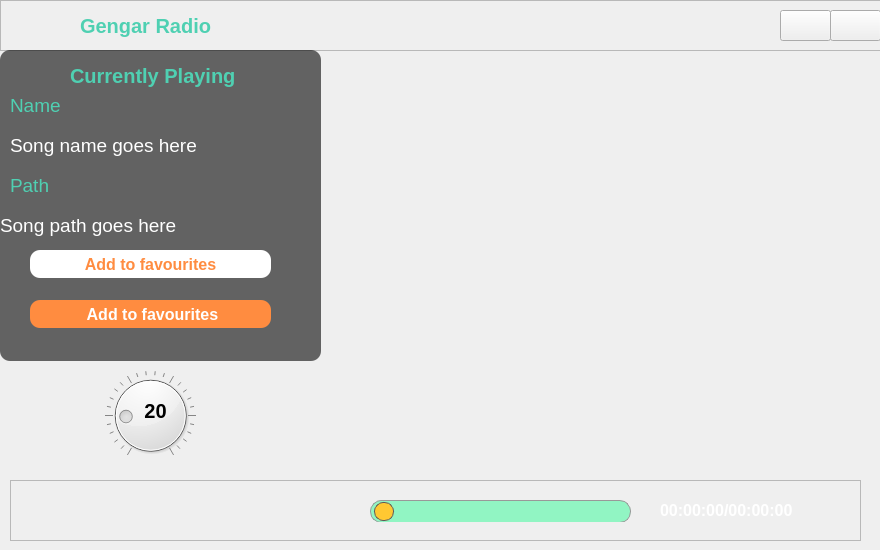
<?xml version="1.0" encoding="UTF-8"?>
<ui version="4.0">
 <class>MusicApp</class>
 <widget class="QMainWindow" name="MusicApp">
  <property name="geometry">
   <rect>
    <x>0</x>
    <y>0</y>
    <width>880</width>
    <height>550</height>
   </rect>
  </property>
  <property name="minimumSize">
   <size>
    <width>880</width>
    <height>550</height>
   </size>
  </property>
  <property name="maximumSize">
   <size>
    <width>880</width>
    <height>550</height>
   </size>
  </property>
  <property name="windowTitle">
   <string>Advanced Music Player</string>
  </property>
  <widget class="QWidget" name="centralwidget">
   <widget class="QLabel" name="background_image">
    <property name="geometry">
     <rect>
      <x>10</x>
      <y>10</y>
      <width>880</width>
      <height>550</height>
     </rect>
    </property>
    <property name="minimumSize">
     <size>
      <width>880</width>
      <height>550</height>
     </size>
    </property>
    <property name="maximumSize">
     <size>
      <width>880</width>
      <height>550</height>
     </size>
    </property>
    <property name="text">
     <string/>
    </property>
    <property name="pixmap">
     <pixmap>utils/bg_imgs/bg_0002_11.jpg</pixmap>
    </property>
    <property name="scaledContents">
     <bool>true</bool>
    </property>
   </widget>
   <widget class="QLabel" name="bg_overlay">
    <property name="geometry">
     <rect>
      <x>0</x>
      <y>0</y>
      <width>881</width>
      <height>551</height>
     </rect>
    </property>
    <property name="text">
     <string/>
    </property>
    <property name="pixmap">
     <pixmap>utils/bg_imgs/bg_overlay.png</pixmap>
    </property>
    <property name="scaledContents">
     <bool>true</bool>
    </property>
   </widget>
   <widget class="QFrame" name="title_frame">
    <property name="geometry">
     <rect>
      <x>0</x>
      <y>0</y>
      <width>881</width>
      <height>51</height>
     </rect>
    </property>
    <property name="frameShape">
     <enum>QFrame::StyledPanel</enum>
    </property>
    <property name="frameShadow">
     <enum>QFrame::Raised</enum>
    </property>
    <widget class="QLabel" name="label">
     <property name="geometry">
      <rect>
       <x>0</x>
       <y>0</y>
       <width>51</width>
       <height>41</height>
      </rect>
     </property>
     <property name="text">
      <string/>
     </property>
     <property name="pixmap">
      <pixmap>utils/images/app_icon.png</pixmap>
     </property>
    </widget>
    <widget class="QLabel" name="label_2">
     <property name="geometry">
      <rect>
       <x>80</x>
       <y>10</y>
       <width>181</width>
       <height>31</height>
      </rect>
     </property>
     <property name="font">
      <font>
       <pointsize>15</pointsize>
       <weight>75</weight>
       <bold>true</bold>
      </font>
     </property>
     <property name="styleSheet">
      <string notr="true">color: rgb(79, 208,178);</string>
     </property>
     <property name="text">
      <string>Gengar Radio</string>
     </property>
    </widget>
    <widget class="QPushButton" name="minimize_btn">
     <property name="geometry">
      <rect>
       <x>780</x>
       <y>10</y>
       <width>51</width>
       <height>31</height>
      </rect>
     </property>
     <property name="styleSheet">
      <string notr="true">QPushButton{
background-color: rgba(255, 255, 255, 0);
border-radius: 10px;
}

QPushButton:hover{
background-color: rgba(255, 255, 255, 130);
}

QPushButton:pressed{
background-color: rgba(255, 255, 255, 0);
border-style: inset;
};</string>
     </property>
     <property name="text">
      <string/>
     </property>
     <property name="icon">
      <iconset resource="res_1.qrc">
       <normaloff>:/img/utils/images/min.png</normaloff>:/img/utils/images/min.png</iconset>
     </property>
     <property name="iconSize">
      <size>
       <width>24</width>
       <height>24</height>
      </size>
     </property>
    </widget>
    <widget class="QPushButton" name="close_btn">
     <property name="geometry">
      <rect>
       <x>830</x>
       <y>10</y>
       <width>51</width>
       <height>31</height>
      </rect>
     </property>
     <property name="styleSheet">
      <string notr="true">QPushButton{
background-color: rgba(255, 255, 255, 0);
border-radius: 10px;
}

QPushButton:hover{
background-color: rgba(255, 20, 12, 200);
}

QPushButton:pressed{
background-color: rgba(255, 20, 12, 200);
border-style: inset;
};</string>
     </property>
     <property name="text">
      <string/>
     </property>
     <property name="icon">
      <iconset resource="res_1.qrc">
       <normaloff>:/img/utils/images/quit.png</normaloff>:/img/utils/images/quit.png</iconset>
     </property>
     <property name="iconSize">
      <size>
       <width>24</width>
       <height>24</height>
      </size>
     </property>
    </widget>
   </widget>
   <widget class="QFrame" name="frame_2">
    <property name="geometry">
     <rect>
      <x>0</x>
      <y>50</y>
      <width>321</width>
      <height>311</height>
     </rect>
    </property>
    <property name="styleSheet">
     <string notr="true">background-color: rgba(0, 0, 0, 150);
border-radius: 10px;</string>
    </property>
    <property name="frameShape">
     <enum>QFrame::StyledPanel</enum>
    </property>
    <property name="frameShadow">
     <enum>QFrame::Raised</enum>
    </property>
    <widget class="QLabel" name="label_3">
     <property name="geometry">
      <rect>
       <x>10</x>
       <y>10</y>
       <width>41</width>
       <height>21</height>
      </rect>
     </property>
     <property name="styleSheet">
      <string notr="true">background-color: rgba(255, 255, 255, 0);</string>
     </property>
     <property name="text">
      <string/>
     </property>
     <property name="pixmap">
      <pixmap resource="res_1.qrc">:/img/utils/images/current-music.png</pixmap>
     </property>
     <property name="scaledContents">
      <bool>true</bool>
     </property>
    </widget>
    <widget class="QLabel" name="label_4">
     <property name="geometry">
      <rect>
       <x>70</x>
       <y>10</y>
       <width>231</width>
       <height>31</height>
      </rect>
     </property>
     <property name="font">
      <font>
       <pointsize>15</pointsize>
       <weight>75</weight>
       <bold>true</bold>
      </font>
     </property>
     <property name="styleSheet">
      <string notr="true">background-color: rgba(255, 255, 255, 0);

color: rgb(79, 208,178);</string>
     </property>
     <property name="text">
      <string>Currently Playing</string>
     </property>
    </widget>
    <widget class="QLabel" name="label_5">
     <property name="geometry">
      <rect>
       <x>10</x>
       <y>40</y>
       <width>81</width>
       <height>31</height>
      </rect>
     </property>
     <property name="font">
      <font>
       <pointsize>14</pointsize>
       <weight>50</weight>
       <bold>false</bold>
      </font>
     </property>
     <property name="styleSheet">
      <string notr="true">background-color: rgba(255, 255, 255, 0);

color: rgb(79, 208,178);</string>
     </property>
     <property name="text">
      <string>Name</string>
     </property>
    </widget>
    <widget class="QLabel" name="current_song_name">
     <property name="geometry">
      <rect>
       <x>10</x>
       <y>80</y>
       <width>231</width>
       <height>31</height>
      </rect>
     </property>
     <property name="font">
      <font>
       <pointsize>14</pointsize>
       <weight>50</weight>
       <bold>false</bold>
      </font>
     </property>
     <property name="styleSheet">
      <string notr="true">background-color: rgba(255, 255, 255, 0);

color: rgb(255, 255, 255);</string>
     </property>
     <property name="text">
      <string>Song name goes here</string>
     </property>
    </widget>
    <widget class="QLabel" name="current_song_path">
     <property name="geometry">
      <rect>
       <x>0</x>
       <y>160</y>
       <width>231</width>
       <height>31</height>
      </rect>
     </property>
     <property name="font">
      <font>
       <pointsize>14</pointsize>
       <weight>50</weight>
       <bold>false</bold>
      </font>
     </property>
     <property name="styleSheet">
      <string notr="true">background-color: rgba(255, 255, 255, 0);

color: rgb(255, 255, 255);</string>
     </property>
     <property name="text">
      <string>Song path goes here</string>
     </property>
    </widget>
    <widget class="QLabel" name="label_6">
     <property name="geometry">
      <rect>
       <x>10</x>
       <y>120</y>
       <width>81</width>
       <height>31</height>
      </rect>
     </property>
     <property name="font">
      <font>
       <pointsize>14</pointsize>
       <weight>50</weight>
       <bold>false</bold>
      </font>
     </property>
     <property name="styleSheet">
      <string notr="true">background-color: rgba(255, 255, 255, 0);

color: rgb(79, 208,178);</string>
     </property>
     <property name="text">
      <string>Path</string>
     </property>
    </widget>
    <widget class="QPushButton" name="add_to_fav_btn">
     <property name="geometry">
      <rect>
       <x>30</x>
       <y>200</y>
       <width>241</width>
       <height>28</height>
      </rect>
     </property>
     <property name="font">
      <font>
       <pointsize>12</pointsize>
       <weight>75</weight>
       <bold>true</bold>
      </font>
     </property>
     <property name="styleSheet">
      <string notr="true">color: rgb(255, 140, 64);
background-color: rgb(255, 255, 255);</string>
     </property>
     <property name="text">
      <string>Add to favourites</string>
     </property>
     <property name="icon">
      <iconset resource="res_1.qrc">
       <normaloff>:/img/utils/images/like.png</normaloff>:/img/utils/images/like.png</iconset>
     </property>
     <property name="iconSize">
      <size>
       <width>24</width>
       <height>24</height>
      </size>
     </property>
    </widget>
    <widget class="QPushButton" name="add_to_playlist_btn">
     <property name="geometry">
      <rect>
       <x>30</x>
       <y>250</y>
       <width>241</width>
       <height>28</height>
      </rect>
     </property>
     <property name="font">
      <font>
       <pointsize>12</pointsize>
       <weight>75</weight>
       <bold>true</bold>
      </font>
     </property>
     <property name="styleSheet">
      <string notr="true">color: rgb(255, 255, 255);
background-color: rgb(255, 140, 64);</string>
     </property>
     <property name="text">
      <string> Add to favourites</string>
     </property>
     <property name="icon">
      <iconset resource="res_1.qrc">
       <normaloff>:/img/utils/images/music_list.png</normaloff>:/img/utils/images/music_list.png</iconset>
     </property>
     <property name="iconSize">
      <size>
       <width>24</width>
       <height>24</height>
      </size>
     </property>
    </widget>
   </widget>
   <widget class="QDial" name="volume_dial">
    <property name="geometry">
     <rect>
      <x>90</x>
      <y>370</y>
      <width>121</width>
      <height>91</height>
     </rect>
    </property>
    <property name="cursor">
     <cursorShape>OpenHandCursor</cursorShape>
    </property>
    <property name="minimum">
     <number>1</number>
    </property>
    <property name="maximum">
     <number>100</number>
    </property>
    <property name="value">
     <number>20</number>
    </property>
    <property name="notchesVisible">
     <bool>true</bool>
    </property>
   </widget>
   <widget class="QLabel" name="volume_label">
    <property name="geometry">
     <rect>
      <x>140</x>
      <y>400</y>
      <width>31</width>
      <height>21</height>
     </rect>
    </property>
    <property name="font">
     <font>
      <pointsize>15</pointsize>
      <weight>75</weight>
      <bold>true</bold>
     </font>
    </property>
    <property name="text">
     <string>20</string>
    </property>
    <property name="alignment">
     <set>Qt::AlignCenter</set>
    </property>
   </widget>
   <widget class="QFrame" name="frame">
    <property name="geometry">
     <rect>
      <x>10</x>
      <y>480</y>
      <width>851</width>
      <height>61</height>
     </rect>
    </property>
    <property name="frameShape">
     <enum>QFrame::StyledPanel</enum>
    </property>
    <property name="frameShadow">
     <enum>QFrame::Raised</enum>
    </property>
    <widget class="QFrame" name="frame_3">
     <property name="geometry">
      <rect>
       <x>0</x>
       <y>0</y>
       <width>391</width>
       <height>80</height>
      </rect>
     </property>
     <property name="styleSheet">
      <string notr="true">border-radius: 10px;</string>
     </property>
     <property name="frameShape">
      <enum>QFrame::StyledPanel</enum>
     </property>
     <property name="frameShadow">
      <enum>QFrame::Raised</enum>
     </property>
     <widget class="QPushButton" name="play_btn">
      <property name="geometry">
       <rect>
        <x>10</x>
        <y>10</y>
        <width>51</width>
        <height>31</height>
       </rect>
      </property>
      <property name="minimumSize">
       <size>
        <width>30</width>
        <height>30</height>
       </size>
      </property>
      <property name="cursor">
       <cursorShape>PointingHandCursor</cursorShape>
      </property>
      <property name="styleSheet">
       <string notr="true">QPushButton{
background-color: rgba(255, 255, 255, 0);
}

QPushButton:hover{
background-color: rgba(255, 255, 255, 100);
}</string>
      </property>
      <property name="text">
       <string/>
      </property>
      <property name="icon">
       <iconset resource="res_1.qrc">
        <normaloff>:/img/utils/images/pase.png</normaloff>:/img/utils/images/pase.png</iconset>
      </property>
     </widget>
     <widget class="QPushButton" name="pause_btn">
      <property name="geometry">
       <rect>
        <x>50</x>
        <y>10</y>
        <width>51</width>
        <height>31</height>
       </rect>
      </property>
      <property name="minimumSize">
       <size>
        <width>30</width>
        <height>30</height>
       </size>
      </property>
      <property name="cursor">
       <cursorShape>PointingHandCursor</cursorShape>
      </property>
      <property name="styleSheet">
       <string notr="true">QPushButton{
background-color: rgba(255, 255, 255, 0);
}

QPushButton:hover{
background-color: rgba(255, 255, 255, 100);
}</string>
      </property>
      <property name="text">
       <string/>
      </property>
      <property name="icon">
       <iconset resource="res_1.qrc">
        <normaloff>:/img/utils/images/play.png</normaloff>:/img/utils/images/play.png</iconset>
      </property>
     </widget>
     <widget class="QPushButton" name="stop_btn">
      <property name="geometry">
       <rect>
        <x>100</x>
        <y>10</y>
        <width>51</width>
        <height>31</height>
       </rect>
      </property>
      <property name="minimumSize">
       <size>
        <width>30</width>
        <height>30</height>
       </size>
      </property>
      <property name="cursor">
       <cursorShape>PointingHandCursor</cursorShape>
      </property>
      <property name="styleSheet">
       <string notr="true">QPushButton{
background-color: rgba(255, 255, 255, 0);
}

QPushButton:hover{
background-color: rgba(255, 255, 255, 100);
}</string>
      </property>
      <property name="text">
       <string/>
      </property>
      <property name="icon">
       <iconset resource="res_1.qrc">
        <normaloff>:/img/utils/images/stop.png</normaloff>:/img/utils/images/stop.png</iconset>
      </property>
     </widget>
     <widget class="QPushButton" name="previous_btn">
      <property name="geometry">
       <rect>
        <x>150</x>
        <y>10</y>
        <width>51</width>
        <height>31</height>
       </rect>
      </property>
      <property name="minimumSize">
       <size>
        <width>30</width>
        <height>30</height>
       </size>
      </property>
      <property name="cursor">
       <cursorShape>PointingHandCursor</cursorShape>
      </property>
      <property name="styleSheet">
       <string notr="true">QPushButton{
background-color: rgba(255, 255, 255, 0);
}

QPushButton:hover{
background-color: rgba(255, 255, 255, 100);
}</string>
      </property>
      <property name="text">
       <string/>
      </property>
      <property name="icon">
       <iconset resource="res_1.qrc">
        <normaloff>:/img/utils/images/pre.png</normaloff>:/img/utils/images/pre.png</iconset>
      </property>
     </widget>
     <widget class="QPushButton" name="next_btn">
      <property name="geometry">
       <rect>
        <x>200</x>
        <y>10</y>
        <width>51</width>
        <height>31</height>
       </rect>
      </property>
      <property name="minimumSize">
       <size>
        <width>30</width>
        <height>30</height>
       </size>
      </property>
      <property name="cursor">
       <cursorShape>PointingHandCursor</cursorShape>
      </property>
      <property name="styleSheet">
       <string notr="true">QPushButton{
background-color: rgba(255, 255, 255, 0);
}

QPushButton:hover{
background-color: rgba(255, 255, 255, 100);
}</string>
      </property>
      <property name="text">
       <string/>
      </property>
      <property name="icon">
       <iconset resource="res_1.qrc">
        <normaloff>:/img/utils/images/next.png</normaloff>:/img/utils/images/next.png</iconset>
      </property>
     </widget>
     <widget class="QPushButton" name="loop_one_btn">
      <property name="geometry">
       <rect>
        <x>250</x>
        <y>10</y>
        <width>51</width>
        <height>31</height>
       </rect>
      </property>
      <property name="minimumSize">
       <size>
        <width>30</width>
        <height>30</height>
       </size>
      </property>
      <property name="cursor">
       <cursorShape>PointingHandCursor</cursorShape>
      </property>
      <property name="styleSheet">
       <string notr="true">QPushButton{
background-color: rgba(255, 255, 255, 0);
}

QPushButton:hover{
background-color: rgba(255, 255, 255, 100);
}</string>
      </property>
      <property name="text">
       <string/>
      </property>
      <property name="icon">
       <iconset resource="res_1.qrc">
        <normaloff>:/img/utils/images/loop-one.png</normaloff>:/img/utils/images/loop-one.png</iconset>
      </property>
      <property name="checkable">
       <bool>true</bool>
      </property>
     </widget>
     <widget class="QPushButton" name="shuffle_songs_btn">
      <property name="geometry">
       <rect>
        <x>290</x>
        <y>10</y>
        <width>51</width>
        <height>31</height>
       </rect>
      </property>
      <property name="minimumSize">
       <size>
        <width>30</width>
        <height>30</height>
       </size>
      </property>
      <property name="cursor">
       <cursorShape>PointingHandCursor</cursorShape>
      </property>
      <property name="styleSheet">
       <string notr="true">QPushButton{
background-color: rgba(255, 255, 255, 0);
}

QPushButton:hover{
background-color: rgba(255, 255, 255, 100);
}</string>
      </property>
      <property name="text">
       <string/>
      </property>
      <property name="icon">
       <iconset resource="res_1.qrc">
        <normaloff>:/img/utils/images/play-random.png</normaloff>:/img/utils/images/play-random.png</iconset>
      </property>
      <property name="checkable">
       <bool>true</bool>
      </property>
     </widget>
    </widget>
    <widget class="QSlider" name="music_slider">
     <property name="geometry">
      <rect>
       <x>360</x>
       <y>20</y>
       <width>261</width>
       <height>22</height>
      </rect>
     </property>
     <property name="cursor">
      <cursorShape>PointingHandCursor</cursorShape>
     </property>
     <property name="styleSheet">
      <string notr="true">QSlider::groove:horizontal {
border: 1px solid #999999;
height: 15px;
padding: 3px;
background-color: rgba(0, 255, 127, 100);
margin: 2px 0;
border-radius: 11px;
}

QSlider::handle:horizontal{
background: rgb(255,200,50);
border: 1px solid #5c5c5c;
width: 18px;
border-radius: 9px;
margin: -2px 0;
}</string>
     </property>
     <property name="value">
      <number>0</number>
     </property>
     <property name="orientation">
      <enum>Qt::Horizontal</enum>
     </property>
    </widget>
    <widget class="QLabel" name="time_label">
     <property name="geometry">
      <rect>
       <x>650</x>
       <y>20</y>
       <width>211</width>
       <height>21</height>
      </rect>
     </property>
     <property name="font">
      <font>
       <pointsize>12</pointsize>
       <weight>75</weight>
       <bold>true</bold>
      </font>
     </property>
     <property name="styleSheet">
      <string notr="true">color: rgb(255, 255, 255);</string>
     </property>
     <property name="text">
      <string>00:00:00/00:00:00</string>
     </property>
    </widget>
   </widget>
  </widget>
 </widget>
 <resources>
  <include location="res_1.qrc"/>
 </resources>
 <connections/>
</ui>
